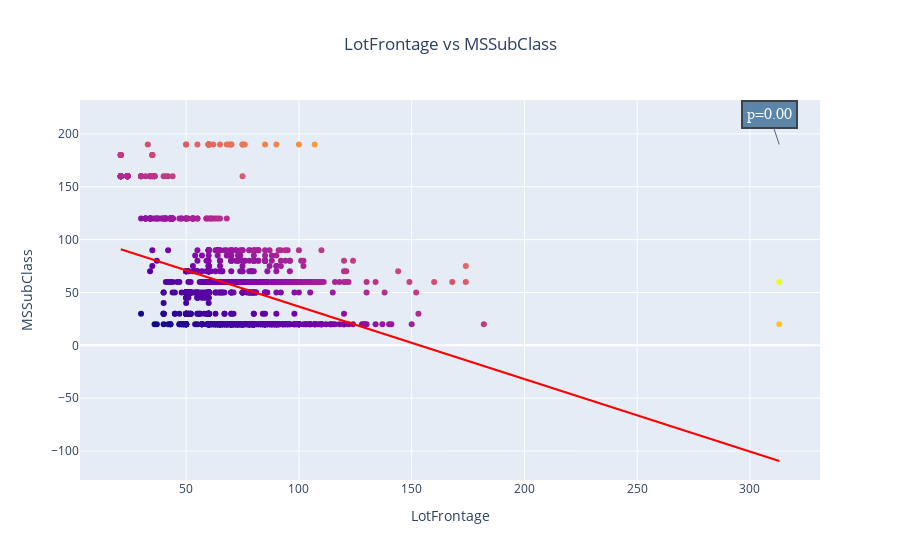

The code cell stored with this chart in its notebook:
### Code cell
scatter_correlation_plot(df, var1='LotFrontage', var2='MSSubClass')

### Figure 1 — Plotly figure (JSON) as saved in the notebook; plotly's stock layout.template omitted (floating-point values rounded to 4 significant figures; data arrays with more than 128 entries replaced by an {"elided": "..."} marker saying what was removed)
{"data": [{"marker": {"color": {"elided": "1201 float values"}}, "mode": "markers", "showlegend": false, "type": "scatter", "x": {"elided": "1201 int values"}, "y": {"elided": "1201 int values"}}, {"line": {"color": "red"}, "showlegend": false, "type": "scatter", "x": {"elided": "1201 int values"}, "y": {"elided": "1201 float values"}}], "layout": {"annotations": [{"align": "center", "bgcolor": "#3a6b94", "bordercolor": "#13181a", "borderpad": 4, "borderwidth": 2, "font": {"color": "#ffffff", "family": "Courier New, monospace", "size": 16}, "opacity": 0.8, "text": "p=0.00", "x": 313, "xref": "x", "y": 190, "yref": "y"}], "title": {"text": "LotFrontage vs MSSubClass", "x": 0.5}, "xaxis": {"title": {"text": "LotFrontage"}}, "yaxis": {"title": {"text": "MSSubClass"}}}}
